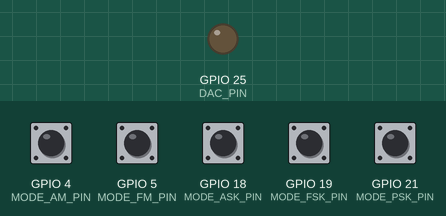
The sketch below on a simulated ESP32. On the bench: output pins drawn as LEDs (lit = HIGH). The test bench sets the inputs (shaded band); at power-on: GPIO 4 (MODE_AM_PIN), GPIO 5 (MODE_FM_PIN), GPIO 18 (MODE_ASK_PIN), GPIO 19 (MODE_FSK_PIN), GPIO 21 (MODE_PSK_PIN) HIGH.

Above: at 0.15 s.
Timing chart, 0 to 0.1 s (numbered marks = the images above; inputs shaded):
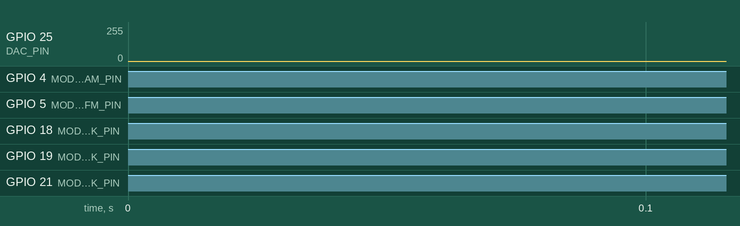

The sketch:

modulation_generator.ino
```cpp
#include <Arduino.h>
#include <math.h>

// =====================================================
// DAC Output Pin
// =====================================================

#define DAC_PIN 25

// =====================================================
// Mode Selection Pins
// =====================================================

#define MODE_AM_PIN   4
#define MODE_FM_PIN   5
#define MODE_ASK_PIN  18
#define MODE_FSK_PIN  19
#define MODE_PSK_PIN  21

// =====================================================
// Modulation Mode Definitions
// =====================================================

#define MODE_AM   0
#define MODE_FM   1
#define MODE_ASK  2
#define MODE_FSK  3
#define MODE_PSK  4

// =====================================================
// Signal Parameters
// =====================================================

const int fs = 50000;          // 50 kHz Sampling Rate

const int Ncarrier = 128;
const int Nmessage = 512;

const int carrierFreqStep = 3;
const int messageFreqStep = 1;

const int freqDevFM = 5;

// =====================================================
// Lookup Tables
// =====================================================

int8_t carrierTable[Ncarrier];
int16_t messageTable[Nmessage];

// =====================================================
// Runtime Variables
// =====================================================

volatile int ic = 0;
volatile int im = 0;

volatile uint8_t currentMode = MODE_AM;

hw_timer_t *timer = NULL;

// =====================================================
// Build Lookup Tables
// =====================================================

void setupTables()
{
    // Carrier Sine Table
    for (int i = 0; i < Ncarrier; i++)
    {
        carrierTable[i] =
            127 * sin(2 * PI * i / Ncarrier);
    }

    // Message Signal Table
    for (int i = 0; i < Nmessage; i++)
    {
        messageTable[i] =
            32767 * sin(2 * PI * i / Nmessage);
    }
}

// =====================================================
// Read Modulation Mode
// =====================================================

uint8_t readMode()
{
    if (!digitalRead(MODE_AM_PIN))
        return MODE_AM;

    if (!digitalRead(MODE_FM_PIN))
        return MODE_FM;

    if (!digitalRead(MODE_ASK_PIN))
        return MODE_ASK;

    if (!digitalRead(MODE_FSK_PIN))
        return MODE_FSK;

    if (!digitalRead(MODE_PSK_PIN))
        return MODE_PSK;

    return currentMode;
}

// =====================================================
// Timer Interrupt Service Routine
// =====================================================

void IRAM_ATTR onTimer()
{
    uint8_t out = 128;

    int step = carrierFreqStep;

    int16_t analogMsg = messageTable[im];

    // Digital Message derived from sine polarity
    uint8_t digitalMsg = (analogMsg > 0);

    // =================================================
    // AM Modulation
    // =================================================

    if (currentMode == MODE_AM)
    {
        int16_t y =
            (analogMsg >> 8) * carrierTable[ic];

        y >>= 7;

        out = constrain(y + 128, 0, 255);
    }

    // =================================================
    // FM Modulation
    // =================================================

    else if (currentMode == MODE_FM)
    {
        step =
            carrierFreqStep +
            (analogMsg * freqDevFM) / 32768;

        ic += step;

        if (ic >= Ncarrier)
            ic -= Ncarrier;

        out = carrierTable[ic] + 128;
    }

    // =================================================
    // ASK Modulation
    // =================================================

    else if (currentMode == MODE_ASK)
    {
        out =
            digitalMsg ?
            carrierTable[ic] + 128 :
            0;
    }

    // =================================================
    // FSK Modulation
    // =================================================

    else if (currentMode == MODE_FSK)
    {
        step = digitalMsg ? 6 : 2;

        ic += step;

        if (ic >= Ncarrier)
            ic -= Ncarrier;

        out = carrierTable[ic] + 128;
    }

    // =================================================
    // PSK Modulation
    // =================================================

    else if (currentMode == MODE_PSK)
    {
        int idx =
            digitalMsg ?
            (ic + Ncarrier / 2) % Ncarrier :
            ic;

        out = carrierTable[idx] + 128;
    }

    // =================================================
    // DAC Output
    // =================================================

    dacWrite(DAC_PIN, out);

    // =================================================
    // Phase Updates
    // =================================================

    ic += carrierFreqStep;

    if (ic >= Ncarrier)
        ic -= Ncarrier;

    im += messageFreqStep;

    if (im >= Nmessage)
        im = 0;
}

// =====================================================
// Setup
// =====================================================

void setup()
{
    pinMode(MODE_AM_PIN, INPUT_PULLUP);
    pinMode(MODE_FM_PIN, INPUT_PULLUP);
    pinMode(MODE_ASK_PIN, INPUT_PULLUP);
    pinMode(MODE_FSK_PIN, INPUT_PULLUP);
    pinMode(MODE_PSK_PIN, INPUT_PULLUP);

    setupTables();

    timer = timerBegin(fs);

    timerAttachInterrupt(timer, &onTimer);

    timerAlarm(timer, 1, true, 0);
}

// =====================================================
// Main Loop
// =====================================================

void loop()
{
    currentMode = readMode();
}
```
